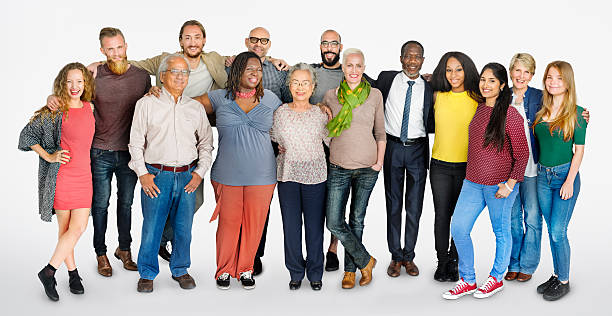
#> input picture grupoPessoas.jpg, 612 x 316 px
$ python execDetecFace.py
#> lines starting #> are read from the running program, lines starting #| are printed output that depends on the picture
import cv2

detector = cv2.CascadeClassifier("haarcascade_frontalface_alt.xml")

foto = cv2.imread("grupoPessoas.jpg")
#> foto is the input picture: shape (316, 612, 3); mean B, G, R 164.5, 165.8, 172.6
foto_cinza = cv2.cvtColor(foto, cv2.COLOR_RGB2GRAY)
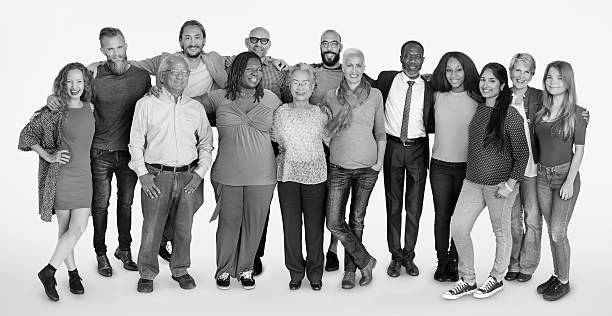
#> foto_cinza: shape (316, 612); min 0, max 255, mean 166.2
faces_detectadas = detector.detectMultiScale(foto,scaleFactor=1.02, minSize=(5,5), maxSize=(100,100))
#> faces_detectadas = 14 rows, first 6: [317, 33, 26, 26], [103, 39, 25, 25], [342, 56, 25, 25], [442, 61, 25, 25], [510, 62, 24, 24], [475, 71, 25, 25]
print("Pessoas detectadas: ", len(faces_detectadas))
#| Pessoas detectadas:  14

for x, y, l, a in faces_detectadas:
    #Arquivo da imagem, ponto incial, ponto final, cor, espessura em pixels
    foto = cv2.rectangle(foto, (x,y), (x+l, y+a), (0,0,255))
#> this loop made 14 passes
#> (x, y, l, a) on passes 1 to 12: (317, 33, 26, 26), (103, 39, 25, 25), (342, 56, 25, 25), (442, 61, 25, 25), (510, 62, 24, 24), (475, 71, 25, 25), (61, 72, 27, 27), (241, 60, 24, 24), (542, 69, 24, 24), (180, 27, 27, 27), (400, 47, 25, 25), (247, 31, 25, 25)
#> pass 2, `foto = cv2.rectangle(foto, (x,y), (x+l, y+a), (0,0,255))`:
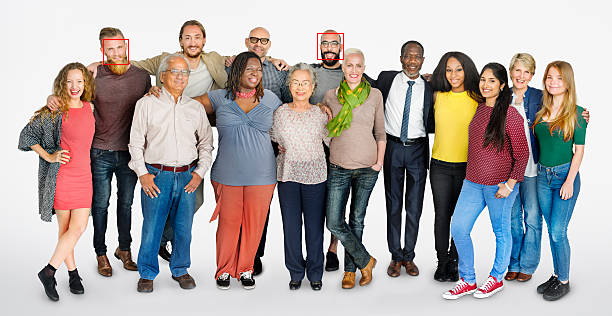
#> foto: shape (316, 612, 3); mean B, G, R 164.3, 165.6, 172.7
#> after the loop:
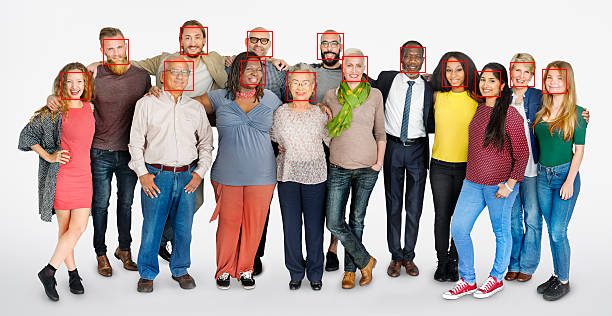
#> foto: shape (316, 612, 3); mean B, G, R 163.5, 164.8, 173.3

print(faces_detectadas)
#| [[317  33  26  26]
#|  [103  39  25  25]
#|  [342  56  25  25]
#|  [442  61  25  25]
#|  [510  62  24  24]
#|  [475  71  25  25]
#|  [ 61  72  27  27]
#|  [241  60  24  24]
#|  [542  69  24  24]
#|  [180  27  27  27]
#|  [400  47  25  25]
#|  [247  31  25  25]
#> (further printed lines are left out)
cv2.imshow("Grupo de pessoas", foto)
cv2.waitKey()
